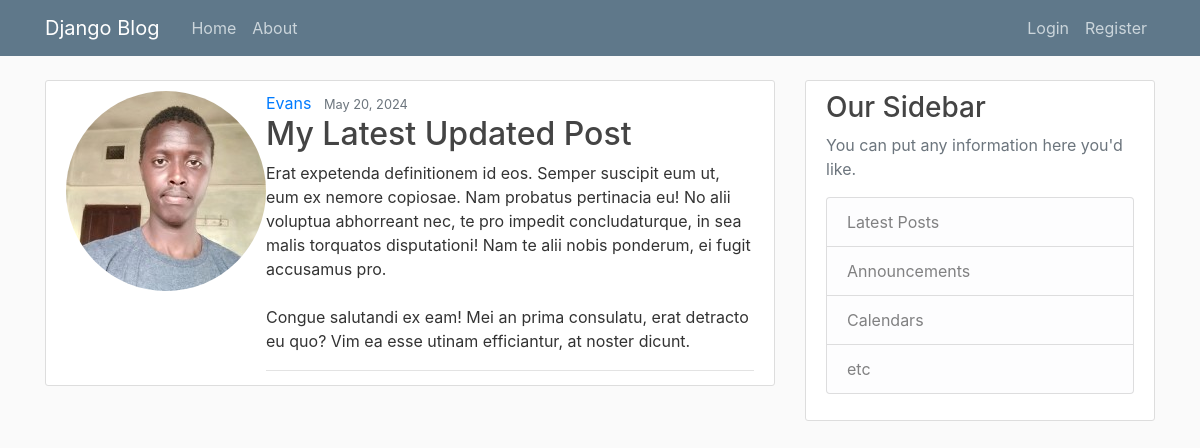
The app's page /post/31/ with its own data.
### blog/models.py (models this page shows, shortened)
class Post(models.Model):
    title = models.CharField(max_length=100)
    content = models.TextField()
    date_posted = models.DateTimeField(default=timezone.now)
    author = models.ForeignKey(User, on_delete=models.CASCADE)

### users/models.py (models this page shows, shortened)
class Profile(models.Model):
    user = models.OneToOneField(User,on_delete=models.CASCADE)
    image=models.ImageField(default='default.jpg',upload_to='profile_pics')

### blog/views.py (the view)
# urls.py: path('post/<int:pk>/', PostDetailView.as_view(), name='post-detail'),
class PostDetailView(DetailView):
    model = Post

### blog/templates/blog/post_detail.html (shortened to what this page needs)
{% extends "blog/base.html" %}
{% block content %}
        <article class="media content-section">
          <img class="rounded-circle article-image" src="{{object.author.profile.image.url}}">
          <div class="media-body">
            <div class="article-metadata">
              <a class="mr-2" href="#">{{ object.author }}</a>
              <small class="text-muted">{{ object.date_posted|date:"F d, Y" }}</small>
            <div>
            <h2 class="article-title">{{ object.title }}</h2>
            <p class="article-content">{{ object.content }}</p>
          </div>
          </div>
        </article>
{% endblock content %}

### blog/static/blog/main.css (style rules this page uses)
body { background: #fafafa; color: #333333; margin-top: 5rem; }
h1, h2, h3, h4, h5, h6 { color: #444444; }
.content-section { background: #ffffff; padding: 10px 20px; border: 1px solid #dddddd; border-radius: 3px; margin-bottom: 20px; }
.article-title { color: #444444; }
.article-content { white-space: pre-line; }
.article-metadata { padding-bottom: 1px; margin-bottom: 4px; border-bottom: 1px solid #e3e3e3 }

### records on screen
Post: author.profile.image (picture), author "Evans", date_posted "May 20, 2024", title "My Latest Updated Post", content "Erat expetenda definitionem id eos. Semper suscipit eum ut, eum ex nemore copiosae. Nam probatus pertinacia eu! No alii voluptua abhorreant nec, te pro impedit concludaturque, in sea malis torquatos disputationi! Nam te alii nobis ponderum, ei fugit accusamus pro. Congue salutandi ex eam! Mei an prima consulatu, erat detracto eu quo? Vim ea esse utinam efficiantur, at noster dicunt."
